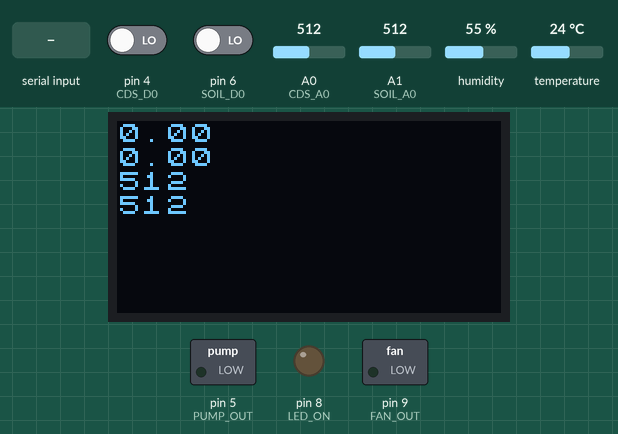
This sketch was run on a simulated Arduino Uno, built with avr-gcc and run on an emulated ATmega328P. Shown: 128×64 one-colour display, switched loads named in the sketch (green lamp = pin HIGH), output pins drawn as LEDs (lit = HIGH). The test bench sets the inputs (shaded band); at power-on: pin 4 (CDS_D0) LOW, pin 6 (SOIL_D0) LOW, A0 (CDS_A0) = 512, A1 (SOIL_A0) = 512, humidity 55 %, temperature 24 °C. What the sketch prints to the serial monitor is not drawn.

Above: at 4.2 s.
4.3 s: "c" received over Serial
At 5.1 s:
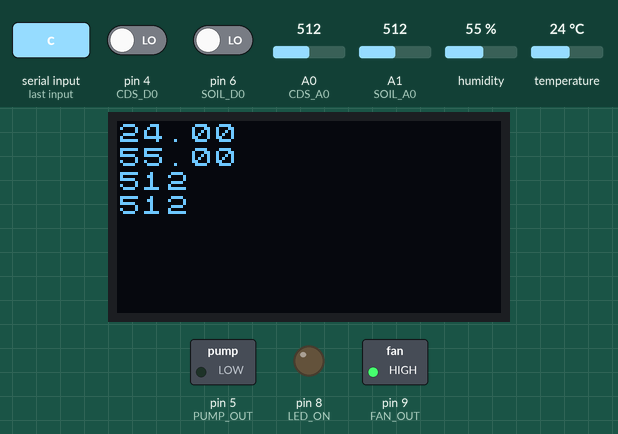
6.1 s: "i" received over the second serial link
At 7.0 s:
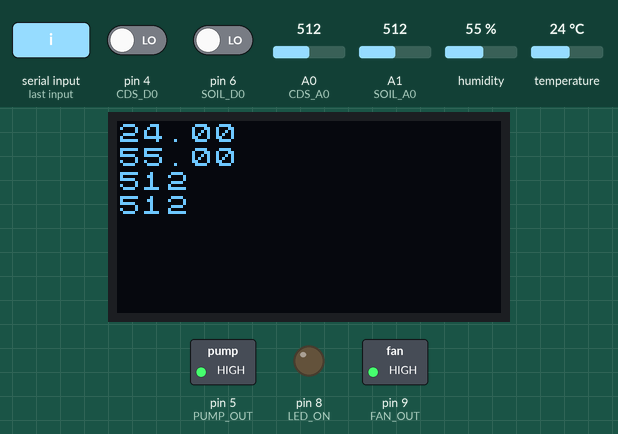
7.6 s: "f" received over Serial
At 8.6 s:
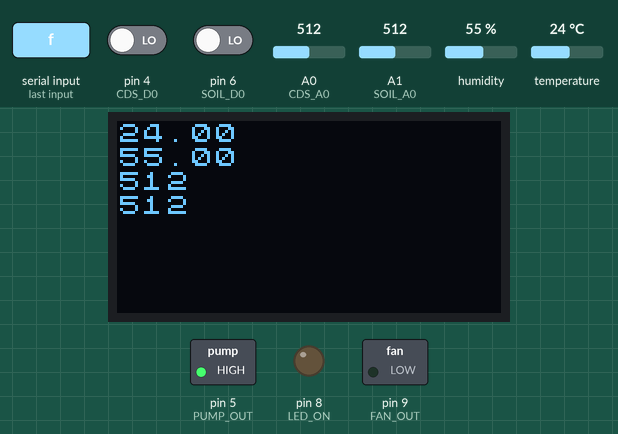
9.1 s: "t" received over the second serial link
At 9.8 s:
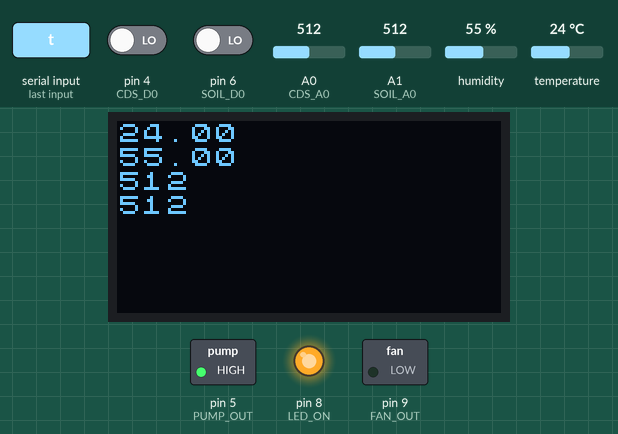
10.7 s: "k" received over Serial
At 11.4 s:
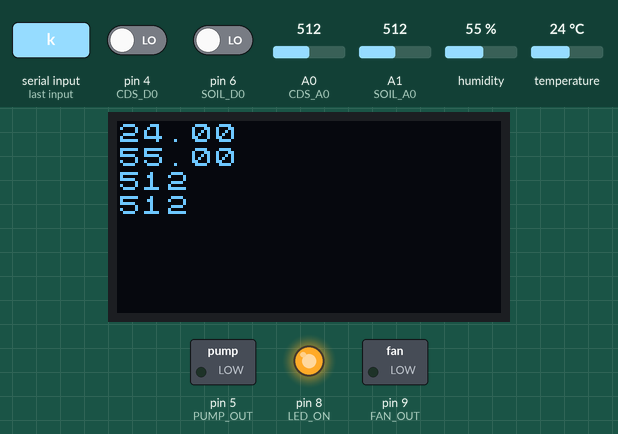
12.2 s: "c" received over the second serial link
At 12.6 s:
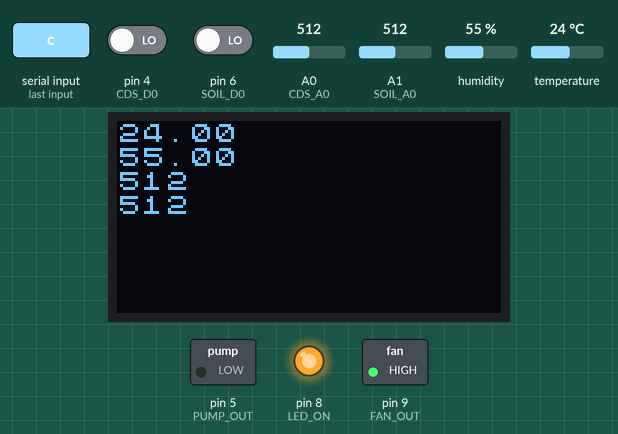
Timing chart, 0 to 14.7 s (numbered marks = the images above; inputs shaded):
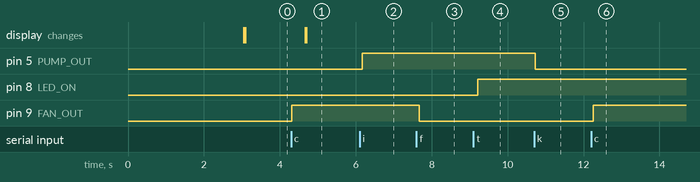

Measured:
- after the input at 4.3 s, pin 9 (FAN_OUT): LOW → HIGH at once
- after the input at 6.1 s, pin 5 (PUMP_OUT): LOW → HIGH after 0.07 s
- after the input at 7.6 s, pin 9 (FAN_OUT): HIGH → LOW after 0.08 s
- after the input at 9.1 s, pin 8 (LED_ON): LOW → HIGH after 0.11 s
- after the input at 10.7 s, pin 5 (PUMP_OUT): HIGH → LOW at once
- after the input at 12.2 s, pin 9 (FAN_OUT): LOW → HIGH after 0.06 s

The sketch:

smart_farm_firmware.ino
```cpp
#include "DHT.h"
#include<SoftwareSerial.h>
#include <U8x8lib.h>

#define DHTPIN      2
#define CDS_A0      A0
#define CDS_D0      4
#define DHTTYPE     DHT11
#define SOIL_A0     A1
#define SOIL_D0     6
#define FAN_OUT     9
#define PUMP_OUT    5
#define LED_ON      8

#define SCREEN_WIDTH 128 // OLED display width, in pixels
#define SCREEN_HEIGHT 64 // OLED display height, in pixels

const byte rxPin = 3;
const byte txPin = 7;

SoftwareSerial mySerial =  SoftwareSerial(rxPin, txPin);

U8X8_SSD1306_128X64_NONAME_HW_I2C u8x8(/* reset=*/ U8X8_PIN_NONE);

DHT dht(DHTPIN, DHTTYPE);

void setup(){
    Serial.begin(115200);
    Serial.println("JD Edu Smart Farm Start ... ");


    pinMode(rxPin, INPUT);
    pinMode(txPin, OUTPUT);

    pinMode(CDS_A0, INPUT);
    pinMode(CDS_D0, INPUT);
    pinMode(FAN_OUT, OUTPUT);
    pinMode(PUMP_OUT, OUTPUT);
    pinMode(LED_ON, OUTPUT);

    dht.begin();
    mySerial.begin(38400);
    delay(3000);

      u8x8.begin();
  u8x8.setPowerSave(0);

}

int availableMemory() {
    // Use 1024 with ATmega168
    int size = 2048;
    byte *buf;
    while ((buf = (byte *) malloc(--size)) == NULL);
        free(buf);
    return size;
}

int cool = 0;
int coolDTH11 = 0;
float humid;
float temp;
void loop(){
    if(mySerial.available()>0){
        char c = mySerial.read();
        Serial.println(c);
        if (c == 'c'){
            Serial.println("FAN ON");
            digitalWrite(FAN_OUT, HIGH);
        }else if(c == 'f'){
            Serial.println("FAN OFF");
            digitalWrite(FAN_OUT, LOW);
        }else if(c == 'i'){
            Serial.println("PUMP ON");
            digitalWrite(PUMP_OUT, HIGH);
        }else if(c == 'k'){
            Serial.println("PUMP OFF");
            digitalWrite(PUMP_OUT, LOW);
        }else if(c == 't'){
            Serial.println("LED ON");
            digitalWrite(LED_ON, HIGH);
        }else if(c == 's'){
            Serial.println("LED OFF");
            digitalWrite(LED_ON, LOW);
        }
    }

    if(Serial.available()>0){
        char c = Serial.read();
        if (c == 'c'){
            Serial.println("FAN ON");
            digitalWrite(FAN_OUT, HIGH);
        }else if(c == 'f'){
            Serial.println("FAN OFF");
            digitalWrite(FAN_OUT, LOW);
        }else if(c == 'i'){
            Serial.println("PUMP ON");
            digitalWrite(PUMP_OUT, HIGH);
        }else if(c == 'k'){
            Serial.println("PUMP OFF");
            digitalWrite(PUMP_OUT, LOW);
        }else if(c == 't'){
            Serial.println("LED ON");
            digitalWrite(LED_ON, HIGH);
        }else if(c == 's'){
            Serial.println("LED OFF");
            digitalWrite(LED_ON, LOW);
        }
    }

    coolDTH11++;
    if(coolDTH11 > 10){
        humid = dht.readHumidity();
        temp = dht.readTemperature();

        if(isnan(humid) || isnan (temp)){
            Serial.println("Failed to read DHT");
            humid = 0;
            temp = 0;
        }
        coolDTH11 = 0;
    }

    int cds_a0 = analogRead(CDS_A0);
    int cds_d0 = digitalRead(CDS_D0);
    int soil_a0 = analogRead(SOIL_A0);
    int soil_d0 = digitalRead(SOIL_D0);

    String tempStr = String(temp);
    String humidStr = String(humid);
    String cds_a0Str = String(cds_a0);
    String soil_a0Str = String(soil_a0);
    cool++;
    if(cool > 10){
        String packet = 'a'+ tempStr + 'b' + humidStr + 'c' + cds_a0Str + 'd' +soil_a0Str +'e';
        Serial.println(packet);
        //mySerial.println(packet);
        cool = 0;
    }


    u8x8.setFont(u8x8_font_chroma48medium8_r);
    u8x8.drawString(0,0,tempStr.c_str());
    u8x8.drawString(0,1,humidStr.c_str());
    u8x8.drawString(0,2,cds_a0Str.c_str());
    u8x8.drawString(0,3,soil_a0Str.c_str());
    delay(100);
}
```
